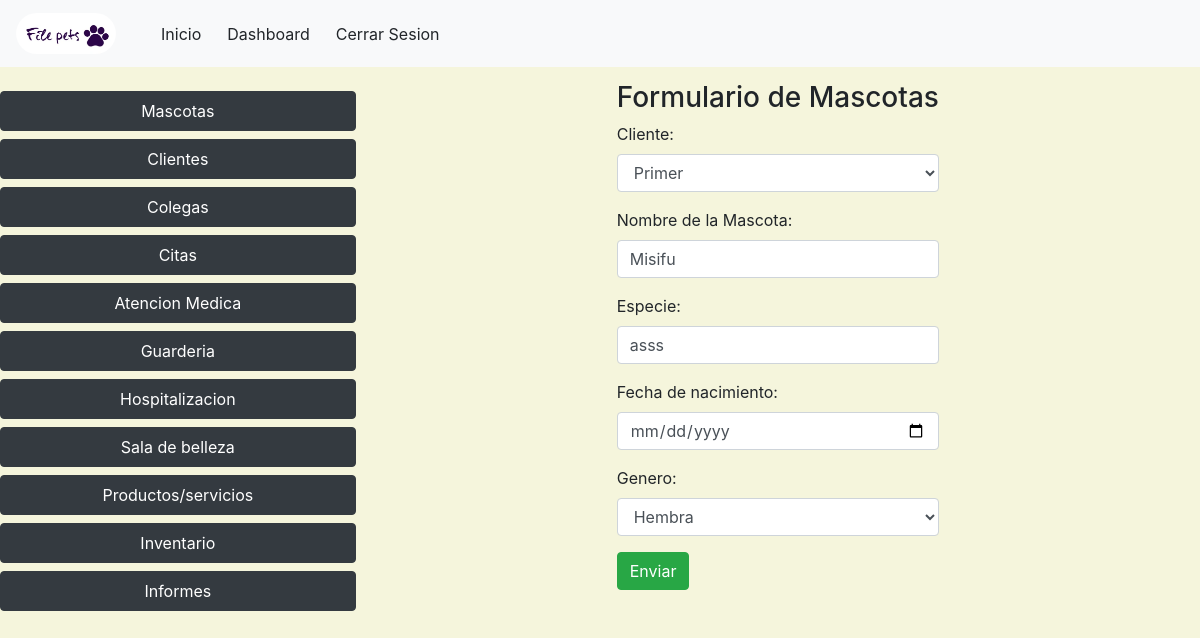
Page /actualizar/mascota/2 (signed in) on the earlier database version.
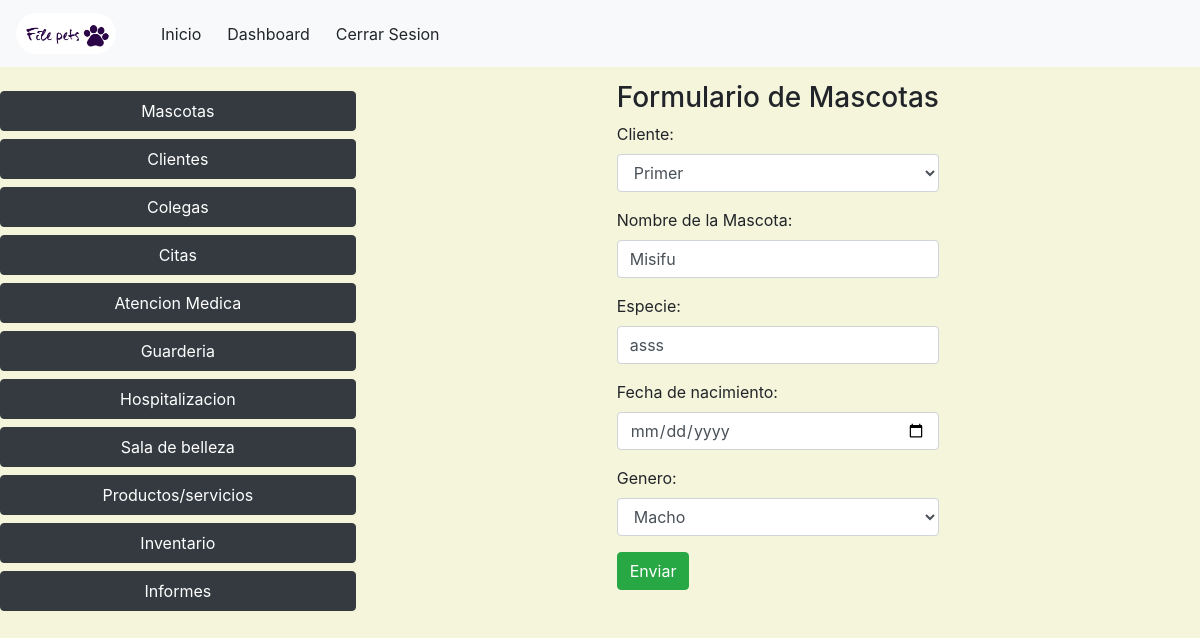
Same page on the later database version.
### veterinary/models.py (models this page shows, shortened)
class Pet(models.Model):
    client = models.ForeignKey(Client, on_delete= models.PROTECT)
    namePet = models.CharField(max_length=30,blank=False,null=False)
    species = models.CharField(max_length=30,blank=True,null=True)
    birthdate = models.DateField(blank=True,null=True)
    gender = models.CharField(max_length=6 , blank=False, null = False, default='Desconocido')

### veterinary/views.py (the view)
# urls.py: path("actualizar/mascota/<int:id>",views.updatePet,name='updatePet'),
@login_required(login_url='login')
def updatePet(request,id):
    pet = Pet.objects.get(id=id)
    if request.method == 'POST':
        form = PetForm(request.POST, instance=pet)
        if form.is_valid():
            form.save()
            return redirect(detailPet)
    else:
        form = PetForm(instance=pet)
    context= {'form':form}
    return render(request,'veterinary/registerPet.html',context)

### veterinary/forms.py
class PetForm(ModelForm):
    class Meta:
        model = Pet
        fields = '__all__'
        CHOICES = (('Macho', 'Macho'),('Hembra', 'Hembra'),)
        widgets = {
            'client': Select(attrs={'class':'form-control'}),
            'namePet':TextInput(attrs={'class':'form-control'}),
            'species':TextInput(attrs={'class':'form-control'}),
            'gender':Select(attrs={'class':'form-control'},choices= CHOICES ),
            'birthdate':DateInput(attrs={'class':'form-control','type':'date'}),
        }
        labels = {
            'client': 'Cliente',
            'namePet':'Nombre de la Mascota',
            'species':'Especie',
            'gender':'Genero',
            'birthdate':'Fecha de nacimiento'
        }

### veterinary/models.py (called while the page is built)
    def __str__(self):
        return self.name

### templates/veterinary/registerPet.html (shortened to what this page needs)
{% extends 'layout/base.html' %}
{% block 'style' %}
{% load static %}
<link rel="stylesheet" href="{% static 'css/estilo.css' %}">
{% endblock %}
{% block 'header' %}
{% include 'layout/partials/headerbase.html' %}
{% endblock %}
{% block 'content' %}
<div class="left-menu">
  <div class="caja1">
    {% include 'layout/partials/leftmenu.html' %}
  </div>
   <div class="caja3">
    <div>
      <h3> Formulario de Mascotas</h3>
      <form method="POST">
        {{form.as_p}}
        <input type="submit" value="Enviar" class="btn btn-success">
      </form>
    </div>
  </div>
{% endblock %}

Differences in the rows shown:
changed Pet "Primer": gender "Hembra" → "Macho"
